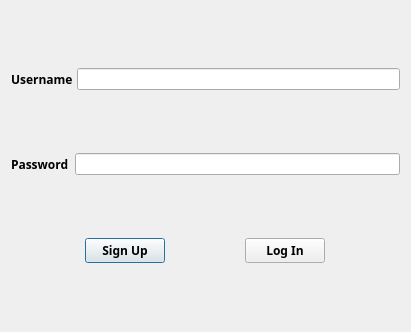
<?xml version="1.0" encoding="UTF-8"?>
<ui version="4.0">
 <class>Login</class>
 <widget class="QDialog" name="Login">
  <property name="geometry">
   <rect>
    <x>0</x>
    <y>0</y>
    <width>411</width>
    <height>332</height>
   </rect>
  </property>
  <property name="sizePolicy">
   <sizepolicy hsizetype="Fixed" vsizetype="Fixed">
    <horstretch>0</horstretch>
    <verstretch>0</verstretch>
   </sizepolicy>
  </property>
  <property name="windowTitle">
   <string>Dialog</string>
  </property>
  <layout class="QVBoxLayout" name="verticalLayout">
   <item>
    <layout class="QHBoxLayout" name="horizontalLayout">
     <property name="spacing">
      <number>4</number>
     </property>
     <item>
      <widget class="QLabel" name="labelUser">
       <property name="sizePolicy">
        <sizepolicy hsizetype="Fixed" vsizetype="Preferred">
         <horstretch>0</horstretch>
         <verstretch>0</verstretch>
        </sizepolicy>
       </property>
       <property name="font">
        <font>
         <family>Arial Black</family>
         <bold>true</bold>
        </font>
       </property>
       <property name="text">
        <string>Username</string>
       </property>
      </widget>
     </item>
     <item>
      <widget class="QLineEdit" name="lineEditUser">
       <property name="sizePolicy">
        <sizepolicy hsizetype="Minimum" vsizetype="Fixed">
         <horstretch>0</horstretch>
         <verstretch>0</verstretch>
        </sizepolicy>
       </property>
      </widget>
     </item>
    </layout>
   </item>
   <item>
    <layout class="QHBoxLayout" name="horizontalLayout_2" stretch="1,3">
     <item>
      <widget class="QLabel" name="labelPwd">
       <property name="sizePolicy">
        <sizepolicy hsizetype="Fixed" vsizetype="Preferred">
         <horstretch>0</horstretch>
         <verstretch>0</verstretch>
        </sizepolicy>
       </property>
       <property name="font">
        <font>
         <family>Arial Black</family>
         <bold>true</bold>
        </font>
       </property>
       <property name="text">
        <string>Password</string>
       </property>
      </widget>
     </item>
     <item>
      <widget class="QLineEdit" name="lineEditPwd">
       <property name="sizePolicy">
        <sizepolicy hsizetype="Minimum" vsizetype="Fixed">
         <horstretch>0</horstretch>
         <verstretch>0</verstretch>
        </sizepolicy>
       </property>
       <property name="echoMode">
        <enum>QLineEdit::Password</enum>
       </property>
      </widget>
     </item>
    </layout>
   </item>
   <item>
    <layout class="QHBoxLayout" name="horizontalLayout_3">
     <item>
      <widget class="QPushButton" name="BtnSignUp">
       <property name="sizePolicy">
        <sizepolicy hsizetype="Fixed" vsizetype="Fixed">
         <horstretch>0</horstretch>
         <verstretch>0</verstretch>
        </sizepolicy>
       </property>
       <property name="font">
        <font>
         <family>Arial Black</family>
         <bold>true</bold>
        </font>
       </property>
       <property name="text">
        <string>Sign Up</string>
       </property>
      </widget>
     </item>
     <item>
      <widget class="QPushButton" name="BtnLogIn">
       <property name="sizePolicy">
        <sizepolicy hsizetype="Fixed" vsizetype="Fixed">
         <horstretch>0</horstretch>
         <verstretch>0</verstretch>
        </sizepolicy>
       </property>
       <property name="font">
        <font>
         <family>Arial Black</family>
         <bold>true</bold>
        </font>
       </property>
       <property name="text">
        <string>Log In</string>
       </property>
      </widget>
     </item>
    </layout>
   </item>
  </layout>
 </widget>
 <resources/>
 <connections/>
</ui>
